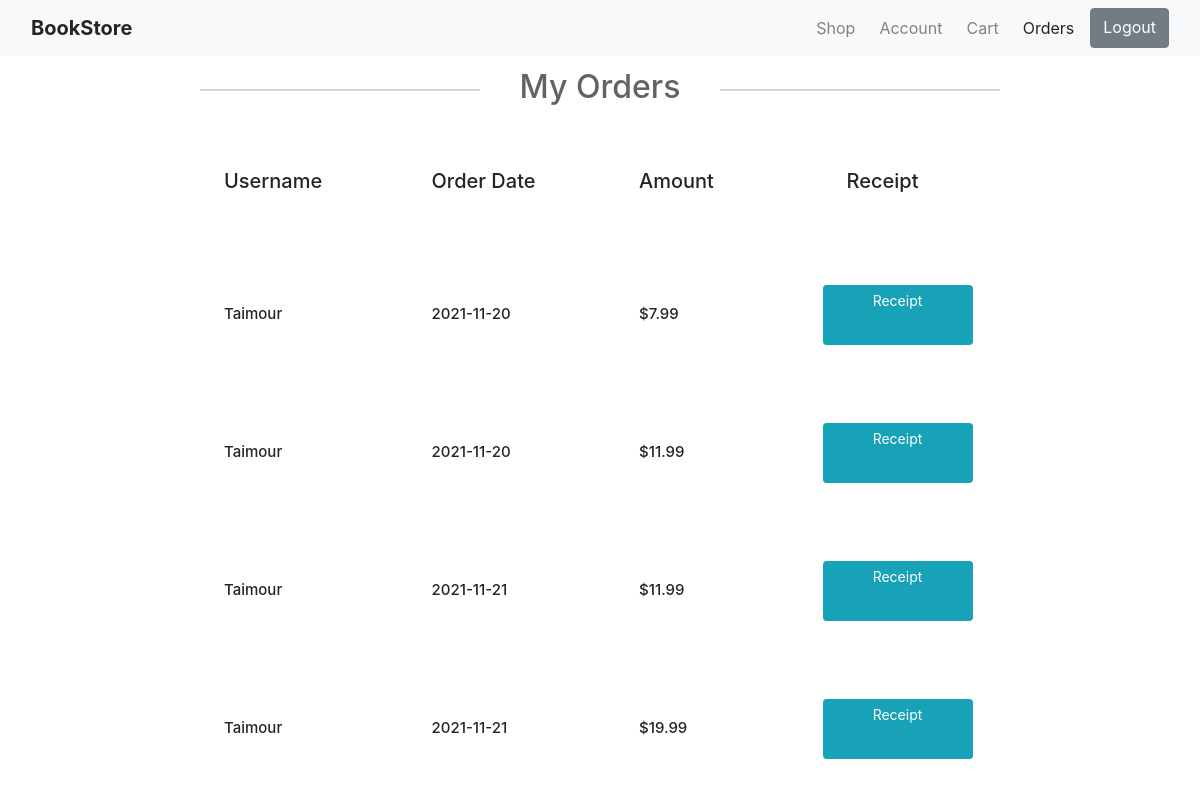
The app's page /order (signed in) with its own data.
### website/models.py (models this page shows, shortened)
class User(db.Model, UserMixin):
    id = db.Column(db.Integer, primary_key = True)
    email = db.Column(db.String(100), unique=True)
    first_name = db.Column(db.String(100))
    last_name = db.Column(db.String(100))
    address = db.Column(db.String(100))
    phone = db.Column(db.String(100))
    password = db.Column(db.String(100))
    order=db.relationship('Order', backref='buyer', lazy=True)
    orderbook=db.relationship('OrderBook', backref='orderby', lazy=True)
    review = db.relationship('Review')

class Order(db.Model, UserMixin):
    id = db.Column(db.Integer, primary_key=True)
    user_id = db.Column(db.Integer, db.ForeignKey('user.id'), nullable=False)
    amount = db.Column(db.Integer, nullable=False)
    order_date = db.Column(db.DateTime(timezone = True), nullable=False, default=datetime.utcnow)
    orderbook=db.relationship('OrderBook', backref='orderdetail', lazy=True)

### website/auth.py (the view)
@auth.route("/order")
def order():
    orders=Order.query.filter_by(user_id=current_user.id).all()
    return render_template('order.html', title="order",orders=orders,user=current_user)

### website/__init__.py (called while the page is built)
def create_app():
    app = Flask(__name__)
    app.config['SECRET_KEY'] = 'password'
    app.config['SQLALCHEMY_DATABASE_URI'] = f'sqlite:///{DB_NAME}'
    db.init_app(app)
    from .models import User, Review, Book,Order
    admin = Admin(app)
    admin.add_view(ModelView(Book, db.session))
    admin.add_view(ModelView(Order, db.session))
    admin.add_view(ModelView(Review, db.session))
    admin.add_view(ModelView(User, db.session))
    from .views import views
    from .auth import auth
    app.register_blueprint(views,url_prefix='/')
    app.register_blueprint(auth,url_prefix='/')
    create_database(app)
    login_manager = LoginManager()
    login_manager.login_view='auth.login'
    login_manager.init_app(app)
    @login_manager.user_loader
    def load_user(id):
        return User.query.get(int(id))
    return app

### website/templates/order.html (shortened to what this page needs)
{% extends "base.html" %}
{% set active_page = "menu5" %}
{% block content %}
<link rel="stylesheet" href="{{ url_for('static', filename='css/order.css') }}">
	{% if not orders %}
	<div class="empty-cart">
		<h3>You don't have any orders</h3>
		<br>
		<img class="cartimg w-50 h-50" src="{{ url_for('static', filename='images/emptybox.png') }}">
	</div>
	{% else %}
		<div class="content-section">
			<h2 class="article-title"><center>My Orders</h2>
		</div>
		<div class="content-section">
			<div class="row d-flex mb-5 contact-info">
				<div class="col-md-3 d-flex">
					<div class="info bg-white p-4">
						<h4 class="book-title">Username</h4>
					</div>
				</div>
				<div class="col-md-3 d-flex">
					<div class="info bg-white p-4">
						<h4 class="book-title">Order Date</h4>
					</div>
				</div>
				<div class="col-md-3 d-flex">
					<div class="info bg-white p-4">
						<h4 class="book-title">Amount</h4>
					</div>
				</div>
				<div class="col-md-3 d-flex">
					<div class="info bg-white p-4">
						<h4 class="book-title">Receipt</h4>
					</div>
				</div>
			</div>
			{% for order in orders %}
				<div class="content-section">
					<div class="row d-flex mb-5 contact-info">
						<div class="col-md-3 d-flex">
							<div class="info bg-white p-4">
								<h4>{{ current_user.first_name }}</h4>
							</div>
						</div>
						<div class="col-md-3 d-flex">
							<div class="info bg-white p-4">
								<h4>{{ order.order_date.strftime('%Y-%m-%d') }}</h4>
							</div>
						</div>
						<div class="col-md-3 d-flex">
							<div class="info bg-white p-4">
								<h4>${{ order.amount }}</h4>
							</div>
						</div>
						<div class="col-md-3 d-flex">
							<a class="btn btn-info btn-sm mt-1 mb-1" href="{{ url_for('auth.receipt',order_id=order.id) }}" style="color: #fff;
                            background-color: #17a2b8;
                            border-color: #17a2b8;
                            width: 150px;
                            height: 60px;
                            position: absolute;
                            padding-left: 20px;
                            padding-right: 20px;">Receipt</a>
						</div>
					</div>
				</div>
		{% endfor %}
		</div>
	{% endif %}
{% endblock content %}

### website/static/css/baseStyle.css (style rules this page uses)
body { margin: auto; text-align: center; }

### website/static/css/order.css (style rules this page uses)
.content-section h4 { font-size: 15px; }
.book-title { font-size: 20px !important; text-align: center !important; }
.content-section { width: 800px; margin: 0 auto; padding: 1% 0; }
.content-section h2 { color: #636363; margin: 0 0 15px; position: relative; text-align: center; }
.content-section h2:before, .content-section h2:after { content: ""; height: 2px; width: 35%; background: #d4d4d4; position: absolute; top: 55%; z-index: 2; }
.content-section h2:before { left: 0; }
.content-section h2:after { right: 0; }

### records on screen
Order: order_date "2021-11-20", amount "7.99"
User: first_name "Taimour"
Order: order_date "2021-11-20", amount "11.99"
Order: order_date "2021-11-21", amount "11.99"
Order: order_date "2021-11-21", amount "19.99"
